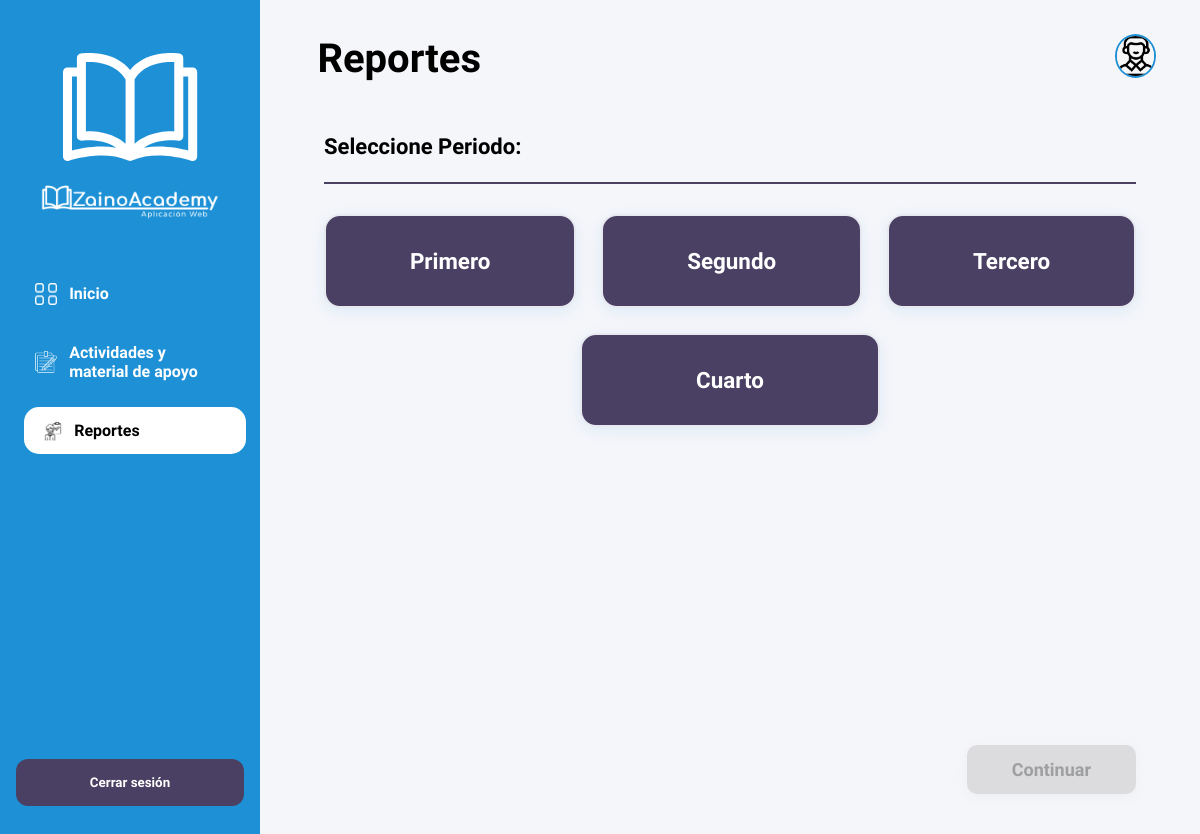
Page /estudiantes/reportes/ on the earlier database version.
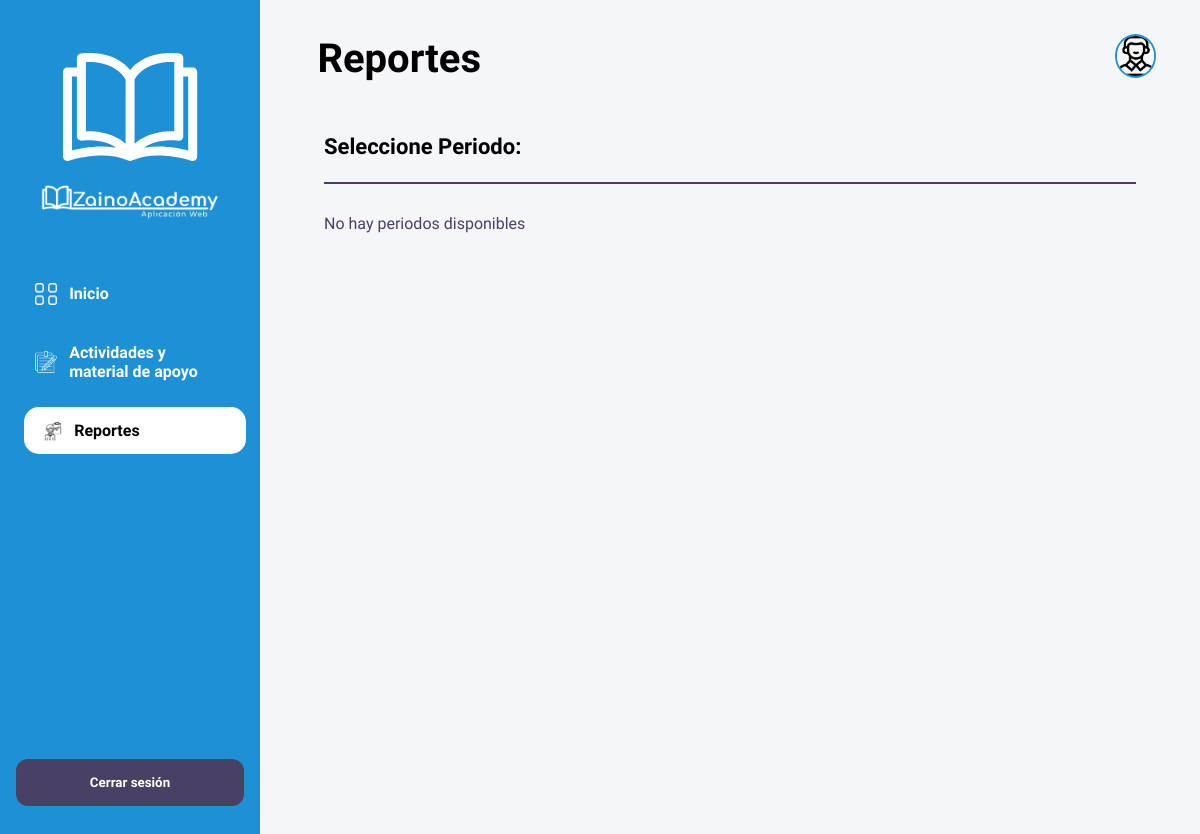
Same page on the later database version.
### zainoAcademy_app/models.py (models this page shows, shortened)
class Periodo(models.Model):
    Per_id = models.AutoField(primary_key=True)
    Per_nombre = models.CharField(max_length=30)
    class Meta:
        db_table = 'periodo'

### zainoAcademy_app/views.py (the view)
# urls.py: path('estudiantes/reportes/', views.consultar_reportes , name='consultar_reportes'),
def consultar_reportes(request):
    periodos = Periodo.objects.all()
    return render(request, 'estudiantes/reportes_estudiantes.html', {'periodos': periodos})

### zainoAcademy_app/templates/estudiantes/reportes_estudiantes.html (shortened to what this page needs)
{% extends "estudiantes/base.html" %}
{% load static %}
{% block extra_css %}
<link rel="stylesheet" href="{% static 'css/estudiantes/periodo_estudiantes.css' %}">
{% endblock %}
{% block page_title %}Reportes{% endblock %}
{% block mockUp %}
<div class="contenedor-actividad">
    <h2 class="subtitulo">Seleccione Periodo:</h2>
    <hr class="linea">
    {% if periodos %}
        <div class="periodos-container">
            {% for periodo in periodos %}
                <div class="periodo-card" onclick="selectPeriodo(this)" data-id="{{ periodo.Per_id }}">
                    <h3 class="periodo-name">{{ periodo.Per_nombre }}</h3>
                </div>
            {% endfor %}
        </div>
        <div class="contenedor-continuar">
            <button class="btn-continuar" id="continuar-btn" disabled>Continuar</button>
        </div>
    {% else %}
        <p>No hay periodos disponibles</p>
    {% endif %}
</div>
{% endblock %}

Differences in the rows shown:
removed Periodo: Per_nombre "Primero"
removed Periodo: Per_nombre "Segundo"
removed Periodo: Per_nombre "Tercero"
removed Periodo: Per_nombre "Cuarto"
Other differences:
text no longer shown: "Continuar"
text now shown: "No hay periodos disponibles"
